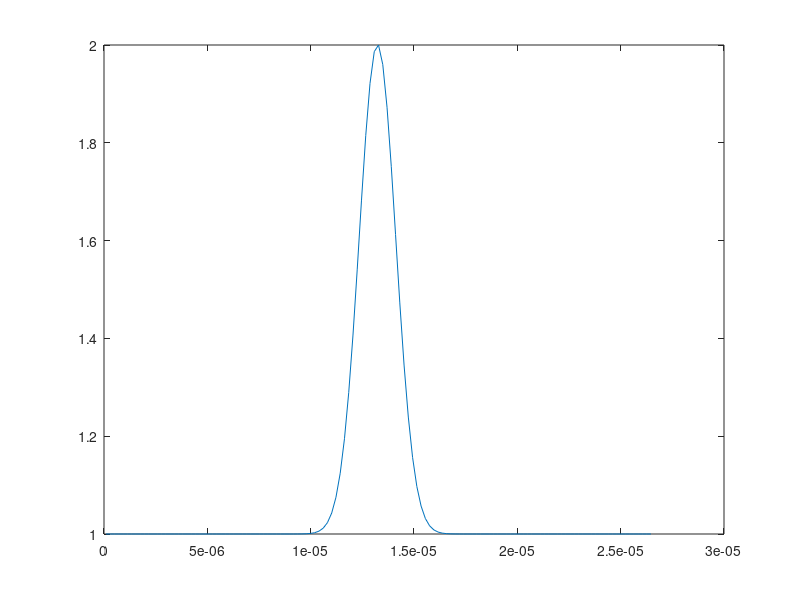
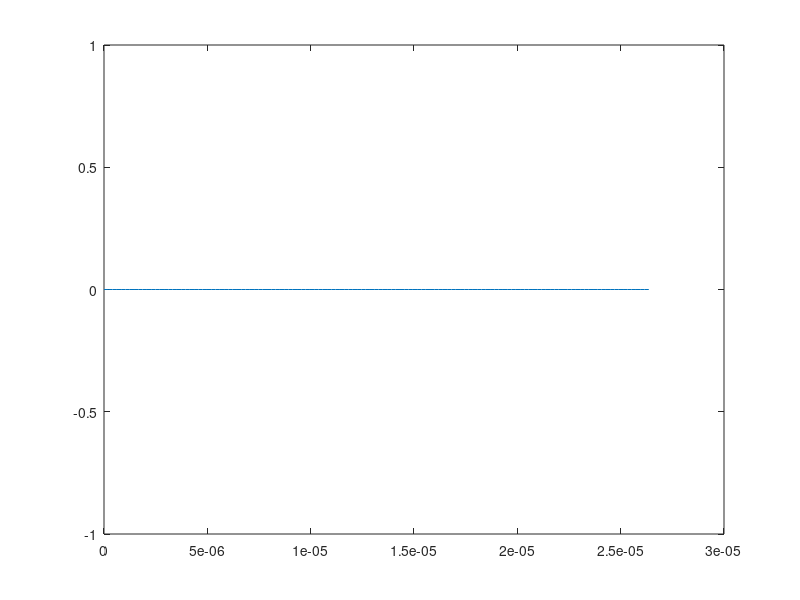

Recreate these plots in MATLAB, in order. (Note: this script raises an error after producing the figures.)
%----------------------------------------%
% solve coupled transport equations      %
% cont and mom eqns                      %
% dvz/dt + (1/mn)(Te+Ti)dn/dz = 0        %
% dn/dt + (n)dvz/dz = 0                  %
% d/dt convective derivative             %
% rlbarnett c3149416 150318              %
%----------------------------------------%

%------
% constants %
%------
e = 1.6022e-19;
c0 = 3.0e8;
m = 1.67e-27;

%------
% parameters %
%------
Te = 10.0;
Ti = 5.0;
T = Te + Ti;
cs = 10*sqrt((Te + Ti)*e/m);
nu = 1.0;

%------
% spatial domain %
%------
xmin = 0.0;
xmax = 10/cs;
% include two additional gridpoints for the density ghost points
% velocity grid will then be defined as having npts-1 (xax(1:npts-1)) --
% total 128 grid points
% density solution space will be defined as having npts-2 (xax(2:npts-1))
% -- total 127 gridpoints
npts = 129;
dx = (xmax - xmin)/(npts - 1);
% xax = linspace(xmin,xmax,npts);
nxax = linspace(xmin+0.5*dx,xmax+0.5*dx,npts);
vxax = linspace(xmin,xmax,npts-1);

%------
% temporal domain %
%------
tmin = 0;

% set dt based on CFL conditions, check during loop if violated
% dt = 5.0e-15;
nmax = 1.0e4;

%%

%-------------------------------------------------------------------------%
% Set initial and boundary values for n and v                             %
% Initialise coefficient matrices                                         %
%-------------------------------------------------------------------------%

n_new = normpdf(nxax,(xmax+0.5*dx)/2,(xmax+0.5*dx)/30);
n_new = n_new/max(n_new);
n_new = n_new + 1.0;
% n_new = 1.0e3*n_new;
% n_new = n_new + 1;
% n_new = n_new*1.0e16;
dnx = gradient(n_new,nxax);

vx_new = zeros(1,npts-1);
% vx_ax = linspace(0,1,npts-1);
% vx_new = -(cs/2)*vx_ax + cs;
% vx_new = cs*ones(1,npts-1);
% vx_new(1:end/2+1) = -cs;
% vx_new(end/2+1:end) = cs;

nA = zeros(npts,npts);
vxA = zeros(npts-1,npts-1);
vx_source = zeros(npts-1,1);

nA(1,1) = 1.0;
nA(end,end) = 1.0;
vxA(1,1) = 1.0;
vxA(end,end) = 1.0;

%%

figure(1)
plot(nxax,n_new,'DisplayName','time = 0s')
% ylim([-1.0e19 1.0e19])
% pause(1)
hold on

figure(2)
plot(vxax,vx_new,'DisplayName','time = 0s')
hold on

count = 1;

dt = 0.99*(dx^2)/(2.0*nu);

%-------------------------------------------------------------------------%
% Solve                                                                   %
%-------------------------------------------------------------------------%

for ii=1:nmax
    
    alpha = dt/(2.0*dx);
    
    vx = vx_new;
    n = n_new;

    for jj=2:npts-1
        
%---------------------------------------------------------------------------%
% central difference                                                        %
% currently unstable on staggered grid 070518                               %
%---------------------------------------------------------------------------%
%         nA(jj,jj) = 1.0 - alpha*(vx(1,jj+1) - vx(1,jj-1));
%         nA(jj,jj-1) = alpha*vx(1,jj);
%         nA(jj,jj+1) = -alpha*vx(1,jj);  
%---------------------------------------------------------------------------%
% first order upwind                                                        %
% stable on staggered grid                                                  %
%---------------------------------------------------------------------------%
        if ((vx(1,jj+1)+vx(1,jj))/2)>0
            nA(jj,jj) = 1.0 - alpha*vx(1,jj+1);
            nA(jj,jj-1) = alpha*vx(1,jj);
            nA(npts-1,npts-1) = 1.0 - alpha*vx(1,npts);
            nA(npts-1,npts-2) = alpha*vx(1,npts-1);
        elseif ((vx(1,jj+1)+vx(1,jj))/2)<=0
            nA(jj,jj) = 1.0 + alpha*vx(1,jj);
            nA(jj,jj+1) = -alpha*vx(1,jj+1);
            nA(1,1) = 1.0 + alpha*vx(1,1);
            nA(1,2) = -alpha*vx(1,2);
        end 
    end
    
    for jj=2:npts-2
        
        vxA(jj,jj) = (2.0*nu*dt)/(dx^2) - 1;
        vxA(jj,jj-1) = -(vx(1,jj-1)*dt)/(4.0*dx) - (nu*dt)/(dx^2);
        vxA(jj,jj+1) = (vx(1,jj+1)*dt)/(4.0*dx) - (nu*dt)/(dx^2);
        
        vx_source(jj,1) = -((Te + Ti)*e)/(m*n(1,jj)*2.0*dx)*(n(1,jj+1) - n(1,jj-1)); 

    end
    
    nA = sparse(nA);
    vxA = sparse(vxA);
    
    n_new = nA*n';
    vx_new = dt*vx_source - vxA*vx';
    
    n_new = n_new';
    vx_new = vx_new';
    
    vx_new(1,1) = 0.0;
    vx_new(1,end) = 0.0;
    % set first order neumann boundary conditions for the density ghost
    % points
    n_new(1,1) = n_new(1,2);
    n_new(1,end) = n_new(1,end-1);
    
    if (0.99*(dx^2)/(2.0*nu))<(0.99*dx/max(abs(vx_new)))
        dt = 0.99*(dx^2)/(2.0*nu);
%         fprintf('CFL condition diffusive\n')
    elseif (0.99*(dx^2)/(2.0*nu))>(0.99*dx/max(abs(vx_new)))
        dt = 0.99*dx/max(abs(vx_new));
%         fprintf('CFL condition convective\n')
    end
    
    nan_check = isnan(vx_new);
    
    if sum(nan_check) ~= 0
        fprintf('unstable, ii=%d\n',ii)
        break
    elseif dt*max(abs(vx_new))/dx >= 1.0 || dt*2*nu/dx^2 >= 1.0
        fprintf('CFL condition violated, ii=%d\n',ii)
        break
    elseif ii==count*1000
        fprintf('dt=%ds\n', dt)
        figure(1)
        plot(nxax,n_new,'DisplayName',['time = ' num2str(ii*dt) ' s'])
%         ylim([-1.0e19 1.0e19]) 
%         legend('show')
        hold on
%         pause(1)
        figure(2)
        plot(vxax,vx_new,'DisplayName',['time = ' num2str(ii*dt) ' s'])
        hold on
        figure(3)
        plot(vxax,vx_source*dt,'DisplayName',['time = ' num2str(ii*dt) ' s'])
        hold on
        count = count + 1;
    end 
    
end

%%

figure(1)
legend('show','Location','northwest')
xlabel('Position (m)')
ylabel('Density m$^{-3}$')
hold off

figure(2)
legend('show','Location','northwest')
xlabel('Position (m)')
ylabel('Velocity ms$^{-1}$')
hold off

figure(3)
legend('show','Location','northwest')
xlabel('Position (m)')
ylabel('Velocity source ms$^{-1}$')
hold off





